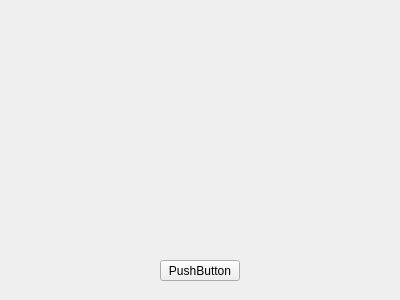
<?xml version="1.0" encoding="UTF-8"?>
<ui version="4.0">
 <class>Form</class>
 <widget class="QWidget" name="Form">
  <property name="geometry">
   <rect>
    <x>0</x>
    <y>0</y>
    <width>400</width>
    <height>300</height>
   </rect>
  </property>
  <property name="windowTitle">
   <string>Form</string>
  </property>
  <widget class="QPushButton" name="pushButton">
   <property name="geometry">
    <rect>
     <x>160</x>
     <y>260</y>
     <width>80</width>
     <height>21</height>
    </rect>
   </property>
   <property name="text">
    <string>PushButton</string>
   </property>
  </widget>
 </widget>
 <resources/>
 <connections/>
</ui>
